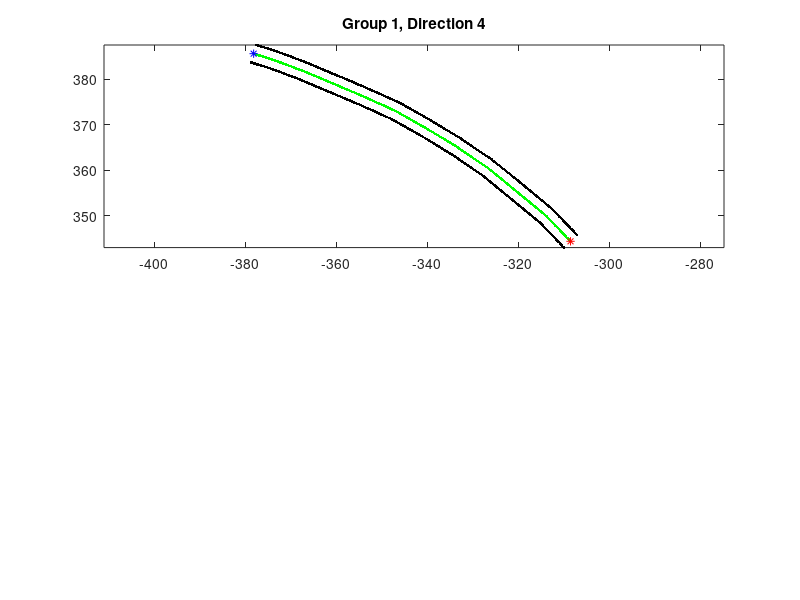

MATLAB code to generate this figure: (Note: this script raises an error after producing the figure.)
% TEST_6.m
% T cross merge algorithm
% use virtual data to merge T cross road
%
% use four configure points to describe a T cross
%           A                B
%           *                *
%                .        .
%                     *O
%                     .
%
%                     *
%                     C
%
%
% and all possible roads are
%    A -> O -> B or B -> O -> A    ---- 1 or 2
%    A -> O -> C or C -> O -> A    ---- 3 or 4
%    B -> O -> C or C -> O -> B    ---- 5 or 6
%
% only one full possible road is valid, which means cars cannot start
% from the middle of these roads
%
% need to save 6 data group for each direction and reverse direction
%
%

clear variables; clc;

clf(figure(326))
clf(figure(325))

num_of_db_groups = 6;

%% load source data
% cfg_pnts             % 4x2 (x, y)
% num_of_cfg_pnts = 4
% ref_cfg_pnts         % .x | .y
                       % 4 points O A B C
% ref_pnt              % .x | .y
% theta
% xlimits              % rotated x limitation of each direction
% 
load('ref_data.mat');

% num_of_valid_group = 17
% valid_group_* [1~17]
% *.left.x *.left.y *.right.x *.right.y *.gps.x *.gps.y
load('valid_group_data.mat');


%% direction estimation
group_index = zeros(num_of_valid_group, 1);

for ii = 1:num_of_valid_group
    eval(['valid_group_data = valid_group_' num2str(ii) ';']); 
    
    % start point nearest cfg point
    tmp_ones = ones(num_of_cfg_pnts - 1, 2);
    tmp_ones(:, 1) = tmp_ones(:, 1) * valid_group_data.gps.x(1);
    tmp_ones(:, 2) = tmp_ones(:, 2) * valid_group_data.gps.y(1);
    tmp_dist = tmp_ones - cfg_pnts(2:end, :);
    tmp_dist = tmp_dist .* tmp_dist;
    dist = tmp_dist(:, 1) + tmp_dist(:, 2);
    [~, st_ind] = min(dist);
    
    % end point nearest cfg point
    tmp_ones = ones(num_of_cfg_pnts - 1, 2);
    tmp_ones(:, 1) = tmp_ones(:, 1) * valid_group_data.gps.x(end);
    tmp_ones(:, 2) = tmp_ones(:, 2) * valid_group_data.gps.y(end);
    tmp_dist = tmp_ones - cfg_pnts(2:end, :);
    tmp_dist = tmp_dist .* tmp_dist;
    dist = tmp_dist(:, 1) + tmp_dist(:, 2);
    [~, ed_ind] = min(dist);
    
    % data group index
    if st_ind == ed_ind
        fprintf('valid_group_%d\n', ii);
    else
        if st_ind == 1 && ed_ind == 2 % AB
            group_index(ii) = 2;
        elseif st_ind == 2 && ed_ind == 1 % BA
            group_index(ii) = 1;
        elseif st_ind == 1 && ed_ind == 3 % AC
            group_index(ii) = 4;
        elseif st_ind == 3 && ed_ind == 1 % CA
            group_index(ii) = 3;
        elseif st_ind == 2 && ed_ind == 3 % BC
            group_index(ii) = 6;
        elseif st_ind == 3 && ed_ind == 2 % CB
            group_index(ii) = 5;
        else
            fprintf('invalid start and end matched index\n');
        end
    end
end


%% merge the same group
group_data = struct('left', struct('x', 0.0, 'y', 0.0), ...
    'right', struct('x', 0.0, 'y', 0.0));

for ii = 1:num_of_db_groups
    group_data(ii).left = [];
    group_data(ii).right = [];
end

new_group_data = group_data;

for ii = 1:num_of_valid_group
    eval(['valid_group_data = valid_group_' num2str(ii) ';']);
    
    % plot the data
    figure(326)
    subplot(2, 1, 1)
    plot(valid_group_data.gps.x, valid_group_data.gps.y, 'g.', ...
        valid_group_data.gps.x(1), valid_group_data.gps.y(1), 'r*', ...
        valid_group_data.gps.x(end), valid_group_data.gps.y(end), 'b*', ...
        valid_group_data.left.x, valid_group_data.left.y, 'k.', ...
        valid_group_data.right.x, valid_group_data.right.y, 'k.');
    axis equal;
    title(['Group ' num2str(ii), ', Direction ' num2str(group_index(ii))]);
    
    % for reverse direction, change left/right order
    if mod(group_index(ii), 2) == 0
        rot_data_left = rotateLine(valid_group_data.right, ...
            -theta(floor((group_index(ii) + 1) / 2)));
        rot_data_right = rotateLine(valid_group_data.left, ...
            -theta(floor((group_index(ii) + 1) / 2)));
    else
        rot_data_left = rotateLine(valid_group_data.left, ...
            -theta(floor((group_index(ii) + 1) / 2)));
        rot_data_right = rotateLine(valid_group_data.right, ...
            -theta(floor((group_index(ii) + 1) / 2)));
    end
    
    % x resample limits
    index = mod(group_index(ii), 2) * (group_index(ii):group_index(ii) + 1) + ...
        (1 - mod(group_index(ii), 2)) * (group_index(ii) - 1:group_index(ii));
    tmpx = linspace(xlimits.x(index(1)), xlimits.x(index(2)), 1000)';
    
    lfhdl = fit(rot_data_left.x, rot_data_left.y, 'poly9');
    tmply = feval(lfhdl, tmpx);
    rfhdl = fit(rot_data_right.x, rot_data_right.y, 'poly9');
    tmpry = feval(rfhdl, tmpx);
    
    if isempty(group_data(group_index(ii)).left)
        group_data(group_index(ii)).left.x = tmpx;
        group_data(group_index(ii)).left.y = tmply;
        group_data(group_index(ii)).right.x = tmpx;
        group_data(group_index(ii)).right.y = tmpry;
    else
        group_data(group_index(ii)).left.y = 0.5 * group_data(group_index(ii)).left.y + ...
            0.5 * tmply;
        group_data(group_index(ii)).right.y = 0.5 * group_data(group_index(ii)).right.y + ...
            0.5 * tmpry;
    end
    
    figure(326)
    subplot(2, 1, 2)
    plot(rot_data_left.x, rot_data_left.y, 'k.', ...
        rot_data_right.x, rot_data_right.y, 'k.', ...
        tmpx, tmply, 'r.', tmpx, tmpry, 'b.'); axis equal
    title(['Group ' num2str(ii), ', Direction ' num2str(group_index(ii))]);
    
    pause(0.1);
end


%% merge new group data to output T cross

% merge the same direction
num_of_directions = num_of_db_groups / 2;

output_group_data = struct('lines', struct('x', 0.0, 'y', 0.0));

for ii = 1:num_of_directions
    output_group_data(ii).lines = [];
    
    if ~isempty(group_data(2 * ii - 1).left) && ...
            ~isempty(group_data(2 * ii).left)
        num_of_pnts = length(group_data(2 * ii - 1).left.x);
        
        dl1r2 = sum(group_data(2 * ii - 1).left.y - ...
            group_data(2 * ii).right.y);
        dr1l2 = sum(group_data(2 * ii - 1).right.y - ...
            group_data(2 * ii).left.y);
        if abs(dl1r2) < abs(dr1l2)
            % 2nd line
            output_group_data(ii).lines(2).x = group_data(2 * ii).left.x;
            output_group_data(ii).lines(2).y = 0.5 * group_data(2*ii).right.y + ...
                0.5 * group_data(2*ii - 1).left.y;
            
            dr2 = output_group_data(ii).lines(2).y - group_data(2*ii).right.y;
            dl1 = output_group_data(ii).lines(2).y - group_data(2*ii - 1).left.y;
            
            % 1st line
            output_group_data(ii).lines(1).x = group_data(2 * ii).left.x;
            output_group_data(ii).lines(1).y = group_data(2 * ii).left.y + dr2;
            
            % 3rd line
            output_group_data(ii).lines(3).x = group_data(2 * ii).left.x;
            output_group_data(ii).lines(3).y = group_data(2 * ii - 1).right.y + dl1;
        else
            % 2nd line
            output_group_data(ii).lines(2).x = group_data(2 * ii).left.x;
            output_group_data(ii).lines(2).y = 0.5 * group_data(2*ii- 1).right.y + ...
                0.5 * group_data(2*ii).left.y;
            
            dr1 = output_group_data(ii).lines(2).y - group_data(2*ii - 1).right.y;
            dl2 = output_group_data(ii).lines(2).y - group_data(2*ii).left.y;
            
            % 1st line
            output_group_data(ii).lines(1).x = group_data(2 * ii).left.x;
            output_group_data(ii).lines(1).y = group_data(2 * ii - 1).left.y + dr1;
            
            % 3rd line
            output_group_data(ii).lines(3).x = group_data(2 * ii).left.x;
            output_group_data(ii).lines(3).y = group_data(2 * ii).right.y + dl2;
        end
    else
        % backward direction
        if ~isempty(group_data(2*ii-1).left)
            
            % 1st line
            output_group_data(ii).lines(1).x = [];
            output_group_data(ii).lines(1).y = [];
            
            % 1nd line
            output_group_data(ii).lines(2).x = group_data(2*ii-1).left.x;
            output_group_data(ii).lines(2).y = group_data(2*ii-1).left.y;
            
            % 2rd line
            output_group_data(ii).lines(3).x = group_data(2*ii-1).right.x;
            output_group_data(ii).lines(3).y = group_data(2*ii-1).right.y;
            
        % foreward direction
        else
            
            % 1st line
            output_group_data(ii).lines(1).x = group_data(2*ii).left.x;
            output_group_data(ii).lines(1).y = group_data(2*ii).left.y;
            
            % 2nd line
            output_group_data(ii).lines(2).x = group_data(2*ii).right.x;
            output_group_data(ii).lines(2).y = group_data(2*ii).right.y;
            
            % 3rd line
            output_group_data(ii).lines(3).x = [];
            output_group_data(ii).lines(3).y = [];
            
        end
    end
    
end


%% rotate back
% for ii = 1:num_of_db_groups
%     if ~isempty(group_data(ii).left)
%         new_group_data(ii).left = rotateLine(group_data(ii).left, ...
%             theta(floor((ii + 1) / 2)));
%         new_group_data(ii).right = rotateLine(group_data(ii).right, ...
%             theta(floor((ii + 1) / 2)));
%         
%         figure(325)
%         plot(new_group_data(ii).left.x, new_group_data(ii).left.y, ...
%             new_group_data(ii).right.x, new_group_data(ii).right.y);
%         hold on; axis equal;
%     end
% end
% figure(325)
% plot(cfg_pnts(:, 1), cfg_pnts(:, 2), 'g*');
% hold off;


%% rotate back output data and plot out
output_data = struct('lines', struct('x', 0.0, 'y', 0.0));
for ii = 1:num_of_directions
    num_of_lines = length(output_group_data(ii).lines);
    for jj = 1:num_of_lines
        if ~isempty(output_group_data(ii).lines(jj).x)
            output_data(ii).lines(jj) = rotateLine(output_group_data(ii).lines(jj), ...
                theta(ii));
            
            figure(325)
            plot(output_data(ii).lines(jj).x, ...
                output_data(ii).lines(jj).y);
            hold on; axis equal;
        else
            output_data(ii).lines(jj).x = [];
            output_data(ii).lines(jj).y = [];
        end
    end
end
figure(325)
plot(cfg_pnts(:, 1), cfg_pnts(:, 2), 'g*');
hold off;


%% find nearest point to center pointoutput_data_segs = struct('lines', struct('x', 0.0, 'y', 0.0));
half_index = [1, 2; 1, 3; 2, 3];
segs_index = [1; 1; 1];
output_data_segs = struct('lines', struct('x', 0.0, 'y', 0.0));
for ii = 1:num_of_directions
    num_of_lines = length(output_data(ii).lines);
    for jj = 1:num_of_lines
        if ~isempty(output_data(ii).lines(jj).x)
            
            % find closest point on line
            num_of_pnts = length(output_data(ii).lines(jj).x);
            tmp_ones = ones(num_of_pnts, 2);
            tmp_ones(:, 1) = tmp_ones(:, 1) * cfg_pnts(1, 1);
            tmp_ones(:, 2) = tmp_ones(:, 2) * cfg_pnts(1, 2);
            
            tmp_dist = [tmp_ones(:, 1) - output_data(ii).lines(jj).x, ...
                tmp_ones(:, 2) - output_data(ii).lines(jj).y];
            tmp_dist = tmp_dist .* tmp_dist;
            dist = tmp_dist(:, 1) + tmp_dist(:, 2);
            [~, minind] = min(dist);
            
            figure(325)
            plot(output_data(ii).lines(jj).x, ...
                output_data(ii).lines(jj).y, ...
                output_data(ii).lines(jj).x(minind), ...
                output_data(ii).lines(jj).y(minind), 'go');
            hold on; axis equal;
            
            % extract direction data
            output_data_segs(half_index(ii, 1)).lines(segs_index(half_index(ii, 1))).x = ...
                output_data(ii).lines(jj).x(1:minind);
            output_data_segs(half_index(ii, 1)).lines(segs_index(half_index(ii, 1))).y = ...
                output_data(ii).lines(jj).y(1:minind);
            segs_index(half_index(ii, 1)) = segs_index(half_index(ii, 1)) + 1;
            
            output_data_segs(half_index(ii, 2)).lines(segs_index(half_index(ii, 2))).x = ...
                output_data(ii).lines(jj).x(minind+1:end);
            output_data_segs(half_index(ii, 2)).lines(segs_index(half_index(ii, 2))).y = ...
                output_data(ii).lines(jj).y(minind+1:end);
            segs_index(half_index(ii, 2)) = segs_index(half_index(ii, 2)) + 1;
            
            
        else
            output_data_segs(half_index(ii, 1)).lines(segs_index(half_index(ii, 1))).x = [];
            output_data_segs(half_index(ii, 1)).lines(segs_index(half_index(ii, 1))).y = [];
            segs_index(half_index(ii, 1)) = segs_index(half_index(ii, 1)) + 1;
            
            output_data_segs(half_index(ii, 2)).lines(segs_index(half_index(ii, 2))).x = [];
            output_data_segs(half_index(ii, 2)).lines(segs_index(half_index(ii, 2))).y = [];
            segs_index(half_index(ii, 2)) = segs_index(half_index(ii, 2)) + 1;
        end
    end
end
figure(325)
plot(cfg_pnts(:, 1), cfg_pnts(:, 2), 'g*');
hold off;


%% plot output segs data

color = ['r'; 'g'; 'b'; 'k'; 'm'; 'c'];
for ii = 1:num_of_directions
    num_of_lines = length(output_data_segs(ii).lines);
    for jj = 1:num_of_lines
        if ~isempty(output_data_segs(ii).lines(jj).x)
            
            figure(325)
            plot(output_data_segs(ii).lines(jj).x, ...
                output_data_segs(ii).lines(jj).y, color(jj));
            hold on; axis equal;
        end
    end
end
figure(325)
plot(cfg_pnts(:, 1), cfg_pnts(:, 2), 'g*');
hold off;

out_data_segs_merged = struct('lines', struct('x', 0.0, 'y', 0.0));
% suppose there is tree lines
% AO direction
theta_AO = atan2(cfg_pnts(1, 2) - cfg_pnts(2, 2), cfg_pnts(1, 1) - cfg_pnts(2, 1));
if ~isempty(output_data_segs(1).lines(1).x) && ...
        ~isempty(output_data_segs(1).lines(4).x)
    
    line1 = rotateLine(output_data_segs(1).lines(1), -theta_AO);
    line2 = rotateLine(output_data_segs(1).lines(4), -theta_AO);
    
    minx = max(min(line1.x), min(line2.x));
    maxx = min(max(line1.x), max(line2.x));
    linein.x = linspace(minx, maxx, 500)';
    
    fitline1 = fit(line1.x, line1.y, 'poly9');
    tmpline1y = feval(fitline1, linein.x);
    fitline2 = fit(line2.x, line2.y, 'poly9');
    tmpline2y = feval(fitline2, linein.x);
    
    linein.y = 0.5 * tmpline1y + 0.5 * tmpline2y;
    
    out_data_segs_merged(1).lines(1) = rotateLine(linein, theta_AO);
else
    if ~isempty(output_data_segs(1).lines(1).x)
        out_data_segs_merged(1).lines(1) = output_data_segs(1).lines(1);
    else
        out_data_segs_merged(1).lines(1) = output_data_segs(1).lines(4);
    end
    
end

if ~isempty(output_data_segs(1).lines(2).x) && ...
        ~isempty(output_data_segs(1).lines(5).x)
    
    line1 = rotateLine(output_data_segs(1).lines(2), -theta_AO);
    line2 = rotateLine(output_data_segs(1).lines(5), -theta_AO);
    
    minx = max(min(line1.x), min(line2.x));
    maxx = min(max(line1.x), max(line2.x));
    linein.x = linspace(minx, maxx, 500)';
    
    fitline1 = fit(line1.x, line1.y, 'poly9');
    tmpline1y = feval(fitline1, linein.x);
    fitline2 = fit(line2.x, line2.y, 'poly9');
    tmpline2y = feval(fitline2, linein.x);
    
    linein.y = 0.5 * tmpline1y + 0.5 * tmpline2y;
    
    out_data_segs_merged(1).lines(2) = rotateLine(linein, theta_AO);
else
    if ~isempty(output_data_segs(1).lines(2).x)
        out_data_segs_merged(1).lines(2) = output_data_segs(1).lines(2);
    else
        out_data_segs_merged(1).lines(2) = output_data_segs(1).lines(5);
    end
    
end

if ~isempty(output_data_segs(1).lines(3).x) && ...
        ~isempty(output_data_segs(1).lines(6).x)
    
    line1 = rotateLine(output_data_segs(1).lines(3), -theta_AO);
    line2 = rotateLine(output_data_segs(1).lines(6), -theta_AO);
    
    minx = max(min(line1.x), min(line2.x));
    maxx = min(max(line1.x), max(line2.x));
    linein.x = linspace(minx, maxx, 500)';
    
    fitline1 = fit(line1.x, line1.y, 'poly9');
    tmpline1y = feval(fitline1, linein.x);
    fitline2 = fit(line2.x, line2.y, 'poly9');
    tmpline2y = feval(fitline2, linein.x);
    
    linein.y = 0.5 * tmpline1y + 0.5 * tmpline2y;
    
    out_data_segs_merged(1).lines(3) = rotateLine(linein, theta_AO);
else
    if ~isempty(output_data_segs(1).lines(3).x)
        out_data_segs_merged(1).lines(3) = output_data_segs(1).lines(3);
    else
        out_data_segs_merged(1).lines(3) = output_data_segs(1).lines(6);
    end
    
end

% BO direction
theta_BO = atan2(cfg_pnts(1, 2) - cfg_pnts(3, 2), cfg_pnts(1, 1) - cfg_pnts(3, 1));
if ~isempty(output_data_segs(2).lines(1).x) && ...
        ~isempty(output_data_segs(2).lines(6).x)
    
    line1 = rotateLine(output_data_segs(2).lines(1), -theta_BO);
    line2 = rotateLine(output_data_segs(2).lines(6), -theta_BO);
    
    minx = max(min(line1.x), min(line2.x));
    maxx = min(max(line1.x), max(line2.x));
    linein.x = linspace(minx, maxx, 500)';
    
    fitline1 = fit(line1.x, line1.y, 'poly9');
    tmpline1y = feval(fitline1, linein.x);
    fitline2 = fit(line2.x, line2.y, 'poly9');
    tmpline2y = feval(fitline2, linein.x);
    
    linein.y = 0.5 * tmpline1y + 0.5 * tmpline2y;
    
    out_data_segs_merged(2).lines(1) = rotateLine(linein, theta_BO);
else
    if ~isempty(output_data_segs(2).lines(1).x)
        out_data_segs_merged(2).lines(1) = output_data_segs(2).lines(1);
    else
        out_data_segs_merged(2).lines(1) = output_data_segs(2).lines(6);
    end
    
end

if ~isempty(output_data_segs(2).lines(2).x) && ...
        ~isempty(output_data_segs(2).lines(5).x)
    
    line1 = rotateLine(output_data_segs(2).lines(2), -theta_BO);
    line2 = rotateLine(output_data_segs(2).lines(5), -theta_BO);
    
    minx = max(min(line1.x), min(line2.x));
    maxx = min(max(line1.x), max(line2.x));
    linein.x = linspace(minx, maxx, 500)';
    
    fitline1 = fit(line1.x, line1.y, 'poly9');
    tmpline1y = feval(fitline1, linein.x);
    fitline2 = fit(line2.x, line2.y, 'poly9');
    tmpline2y = feval(fitline2, linein.x);
    
    linein.y = 0.5 * tmpline1y + 0.5 * tmpline2y;
    
    out_data_segs_merged(2).lines(2) = rotateLine(linein, theta_BO);
else
    if ~isempty(output_data_segs(2).lines(2).x)
        out_data_segs_merged(2).lines(2) = output_data_segs(2).lines(2);
    else
        out_data_segs_merged(2).lines(2) = output_data_segs(2).lines(5);
    end
    
end

if ~isempty(output_data_segs(2).lines(3).x) && ...
        ~isempty(output_data_segs(2).lines(4).x)
    
    line1 = rotateLine(output_data_segs(2).lines(3), -theta_BO);
    line2 = rotateLine(output_data_segs(2).lines(4), -theta_BO);
    
    minx = max(min(line1.x), min(line2.x));
    maxx = min(max(line1.x), max(line2.x));
    linein.x = linspace(minx, maxx, 500)';
    
    fitline1 = fit(line1.x, line1.y, 'poly9');
    tmpline1y = feval(fitline1, linein.x);
    fitline2 = fit(line2.x, line2.y, 'poly9');
    tmpline2y = feval(fitline2, linein.x);
    
    linein.y = 0.5 * tmpline1y + 0.5 * tmpline2y;
    
    out_data_segs_merged(2).lines(3) = rotateLine(linein, theta_BO);
else
    if ~isempty(output_data_segs(2).lines(3).x)
        out_data_segs_merged(2).lines(3) = output_data_segs(2).lines(3);
    else
        out_data_segs_merged(2).lines(3) = output_data_segs(2).lines(4);
    end
    
end

% CO direction
theta_CO = atan2(cfg_pnts(1, 2) - cfg_pnts(4, 2), cfg_pnts(1, 1) - cfg_pnts(4, 1));
if ~isempty(output_data_segs(3).lines(1).x) && ...
        ~isempty(output_data_segs(3).lines(4).x)
    
    line1 = rotateLine(output_data_segs(3).lines(1), -theta_CO);
    line2 = rotateLine(output_data_segs(3).lines(4), -theta_CO);
    
    minx = max(min(line1.x), min(line2.x));
    maxx = min(max(line1.x), max(line2.x));
    linein.x = linspace(minx, maxx, 500)';
    
    fitline1 = fit(line1.x, line1.y, 'poly9');
    tmpline1y = feval(fitline1, linein.x);
    fitline2 = fit(line2.x, line2.y, 'poly9');
    tmpline2y = feval(fitline2, linein.x);
    
    linein.y = 0.5 * tmpline1y + 0.5 * tmpline2y;
    
    out_data_segs_merged(3).lines(1) = rotateLine(linein, theta_CO);
else
    if ~isempty(output_data_segs(3).lines(1).x)
        out_data_segs_merged(3).lines(1) = output_data_segs(3).lines(1);
    else
        out_data_segs_merged(3).lines(1) = output_data_segs(3).lines(4);
    end
    
end

if ~isempty(output_data_segs(3).lines(2).x) && ...
        ~isempty(output_data_segs(3).lines(5).x)
    
    line1 = rotateLine(output_data_segs(3).lines(2), -theta_CO);
    line2 = rotateLine(output_data_segs(3).lines(5), -theta_CO);
    
    minx = max(min(line1.x), min(line2.x));
    maxx = min(max(line1.x), max(line2.x));
    linein.x = linspace(minx, maxx, 500)';
    
    fitline1 = fit(line1.x, line1.y, 'poly9');
    tmpline1y = feval(fitline1, linein.x);
    fitline2 = fit(line2.x, line2.y, 'poly9');
    tmpline2y = feval(fitline2, linein.x);
    
    linein.y = 0.5 * tmpline1y + 0.5 * tmpline2y;
    
    out_data_segs_merged(3).lines(2) = rotateLine(linein, theta_CO);
else
    if ~isempty(output_data_segs(3).lines(2).x)
        out_data_segs_merged(3).lines(2) = output_data_segs(3).lines(2);
    else
        out_data_segs_merged(3).lines(2) = output_data_segs(3).lines(5);
    end
    
end

if ~isempty(output_data_segs(3).lines(3).x) && ...
        ~isempty(output_data_segs(3).lines(6).x)
    
    line1 = rotateLine(output_data_segs(3).lines(3), -theta_CO);
    line2 = rotateLine(output_data_segs(3).lines(6), -theta_CO);
    
    minx = max(min(line1.x), min(line2.x));
    maxx = min(max(line1.x), max(line2.x));
    linein.x = linspace(minx, maxx, 500)';
    
    fitline1 = fit(line1.x, line1.y, 'poly9');
    tmpline1y = feval(fitline1, linein.x);
    fitline2 = fit(line2.x, line2.y, 'poly9');
    tmpline2y = feval(fitline2, linein.x);
    
    linein.y = 0.5 * tmpline1y + 0.5 * tmpline2y;
    
    out_data_segs_merged(3).lines(3) = rotateLine(linein, theta_CO);
else
    if ~isempty(output_data_segs(3).lines(3).x)
        out_data_segs_merged(3).lines(3) = output_data_segs(3).lines(3);
    else
        out_data_segs_merged(3).lines(3) = output_data_segs(3).lines(6);
    end
    
end

color = ['r'; 'g'; 'b'; 'k'; 'm'; 'c'];
for ii = 1:num_of_directions
    num_of_lines = length(out_data_segs_merged(ii).lines);
    for jj = 1:num_of_lines
        if ~isempty(out_data_segs_merged(ii).lines(jj).x)
            
            figure(325)
            plot(out_data_segs_merged(ii).lines(jj).x, ...
                out_data_segs_merged(ii).lines(jj).y, color(jj), ...
                output_data(ii).lines(jj).x, ...
                output_data(ii).lines(jj).y, 'k');
            hold on; axis equal;
        end
    end
end
figure(325)
plot(cfg_pnts(:, 1), cfg_pnts(:, 2), 'g*');
hold off;